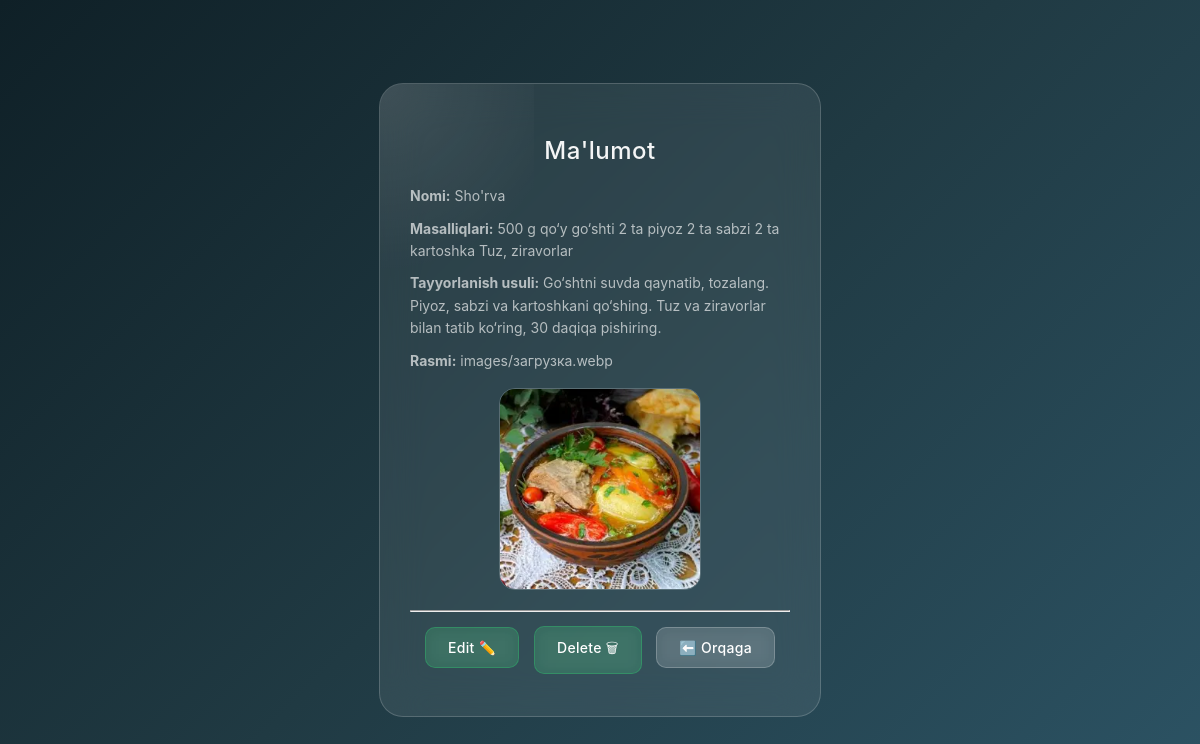
The app's page /app/taom/shurpa/ with its own data.
### app/models.py (models this page shows, shortened)
class Taom(models.Model):
    title = models.CharField(max_length=200)
    ingredients = models.TextField()
    instructions = models.TextField()
    rasm = models.ImageField(upload_to="images/",default="css/images/salom.png",null=True, blank=True)
    slug = models.SlugField(max_length=100, unique=True, blank=True)

### app/views.py (the view)
# urls.py: path('taom/<slug:slug>/', views.StudentDetailView.as_view(), name='user_detail'),
class StudentDetailView(DetailView):
    model = Taom
    context_object_name = 'user'
    template_name = 'myapp/user_detail.html'

### templates/myapp/user_detail.html (shortened to what this page needs)
{% load static %}
<!DOCTYPE html>
<html lang="uz">
<head>
<link rel="stylesheet" href="{% static 'css/style.css' %}">
</head>
<body>
<div class="box">
<h1>Ma'lumot</h1>
{% if user %}
<p><b>Nomi:</b> {{ user.title }}</p>
<p><b>Masalliqlari:</b> {{ user.ingredients }}</p>
<p><b>Tayyorlanish usuli:</b> {{ user.instructions }}</p>
<p><b>Rasmi:</b> {{ user.rasm }}</p>
{% endif %}
{% if user.rasm %}
<img src="{{user.rasm.url}}" width="200" height="200">
{% else %}
<img src="{% static 'css/images/salom.png' %}">
{% endif %}
<hr>
<a class="edit-btn" href="{% url 'user_edit' user.slug %}">Edit ✏️</a>
<a class="edit-btn" href="{% url 'user_delete' user.slug %}">Delete 🗑</a>
<a class="btn" href="{% url 'user_list' %}">⬅️ Orqaga</a>
</div>
</body>
</html>

### static/css/style.css (style rules this page uses)
body { margin: 0; font-family: 'Inter', 'Segoe UI', sans-serif; background: linear-gradient(135deg, #0f2027, #203a43, #2c5364); color: #fff; display: flex; justify-content: center; align-items: center; height: 100vh; }
.box { background: rgba(255, 255, 255, 0.08); backdrop-filter: blur(20px); -webkit-backdrop-filter: blur(20px); border: 1px solid rgba(255, 255, 255, 0.18); border-radius: 24px; padding: 36px 30px; width: 380px; text-align: center; color: #fff; position: relative; overflow: hidden; animation: fadeIn 0.6s ease; transition: transform 0.35s ease, background 0.35s ease, box-shadow 0.35s ease, border-color 0.35s ease; }
.box::before { content: ''; position: absolute; top: -35%; left: -35%; width: 70%; height: 70%; background: radial-gradient(circle, rgba(255,255,255,0.10) 0%, transparent 70%); pointer-events: none; }
.box h1 { font-size: 24px; font-weight: 500; color: rgba(255, 255, 255, 0.95); letter-spacing: 0.5px; margin-bottom: 20px; }
.box p { text-align: left; margin: 10px 0; font-size: 14px; line-height: 1.6; color: rgba(255, 255, 255, 0.65); }
.box img { margin: 16px auto 20px; display: block; border-radius: 16px; width: 200px; height: 200px; object-fit: cover; border: 1px solid rgba(255, 255, 255, 0.20); transition: transform 0.3s ease, box-shadow 0.3s ease; }
.btn, .edit-btn { display: inline-block; margin: 6px 5px; padding: 11px 22px; border-radius: 10px; font-size: 14px; font-weight: 500; letter-spacing: 0.3px; color: #fff; text-decoration: none; cursor: pointer; backdrop-filter: blur(8px); transition: background 0.25s ease, transform 0.2s ease, border-color 0.25s ease; }
.btn { background: rgba(255, 255, 255, 0.13); border: 1px solid rgba(255, 255, 255, 0.22); }
.edit-btn { background: rgba(46, 204, 113, 0.20); border: 1px solid rgba(46, 204, 113, 0.35); }

### records on screen
Taom: title "Sho'rva", ingredients "500 g qo‘y go‘shti 2 ta piyoz 2 ta sabzi 2 ta kartoshka Tuz, ziravorlar", instructions "Go‘shtni suvda qaynatib, tozalang. Piyoz, sabzi va kartoshkani qo‘shing. Tuz va ziravorlar bilan tatib ko‘ring, 30 daqiqa pishiring.", rasm "images/загрузка.webp", rasm (picture)
